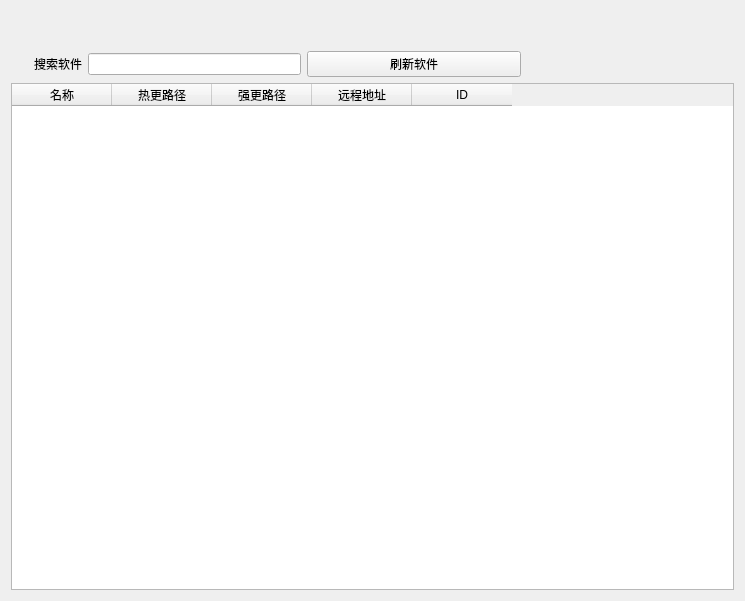
<?xml version="1.0" encoding="UTF-8"?>
<ui version="4.0">
 <class>Form_main</class>
 <widget class="QWidget" name="Form_main">
  <property name="geometry">
   <rect>
    <x>0</x>
    <y>0</y>
    <width>745</width>
    <height>601</height>
   </rect>
  </property>
  <property name="windowTitle">
   <string>Form</string>
  </property>
  <layout class="QVBoxLayout" name="verticalLayout" stretch="0,1,8">
   <item>
    <spacer name="verticalSpacer">
     <property name="orientation">
      <enum>Qt::Vertical</enum>
     </property>
     <property name="sizeHint" stdset="0">
      <size>
       <width>20</width>
       <height>40</height>
      </size>
     </property>
    </spacer>
   </item>
   <item>
    <layout class="QHBoxLayout" name="horizontalLayout" stretch="1,3,3,3">
     <item>
      <widget class="BodyLabel" name="label_4">
       <property name="text">
        <string>搜索软件</string>
       </property>
       <property name="alignment">
        <set>Qt::AlignRight|Qt::AlignTrailing|Qt::AlignVCenter</set>
       </property>
      </widget>
     </item>
     <item>
      <widget class="LineEdit" name="lineEdit_search">
       <property name="layoutDirection">
        <enum>Qt::LeftToRight</enum>
       </property>
      </widget>
     </item>
     <item>
      <widget class="PushButton" name="btn_refresh_App">
       <property name="text">
        <string>刷新软件</string>
       </property>
      </widget>
     </item>
     <item>
      <spacer name="horizontalSpacer">
       <property name="orientation">
        <enum>Qt::Horizontal</enum>
       </property>
       <property name="sizeHint" stdset="0">
        <size>
         <width>40</width>
         <height>20</height>
        </size>
       </property>
      </spacer>
     </item>
    </layout>
   </item>
   <item>
    <widget class="TableWidget" name="table_appList">
     <column>
      <property name="text">
       <string>名称</string>
      </property>
     </column>
     <column>
      <property name="text">
       <string>热更路径</string>
      </property>
     </column>
     <column>
      <property name="text">
       <string>强更路径</string>
      </property>
     </column>
     <column>
      <property name="text">
       <string>远程地址</string>
      </property>
     </column>
     <column>
      <property name="text">
       <string>ID</string>
      </property>
     </column>
    </widget>
   </item>
  </layout>
 </widget>
 <customwidgets>
  <customwidget>
   <class>PushButton</class>
   <extends>QPushButton</extends>
   <header>qfluentwidgets</header>
  </customwidget>
  <customwidget>
   <class>TableWidget</class>
   <extends>QTableWidget</extends>
   <header>qfluentwidgets</header>
  </customwidget>
  <customwidget>
   <class>BodyLabel</class>
   <extends>QLabel</extends>
   <header>qfluentwidgets</header>
  </customwidget>
  <customwidget>
   <class>LineEdit</class>
   <extends>QLineEdit</extends>
   <header>qfluentwidgets</header>
  </customwidget>
 </customwidgets>
 <resources/>
 <connections/>
</ui>
